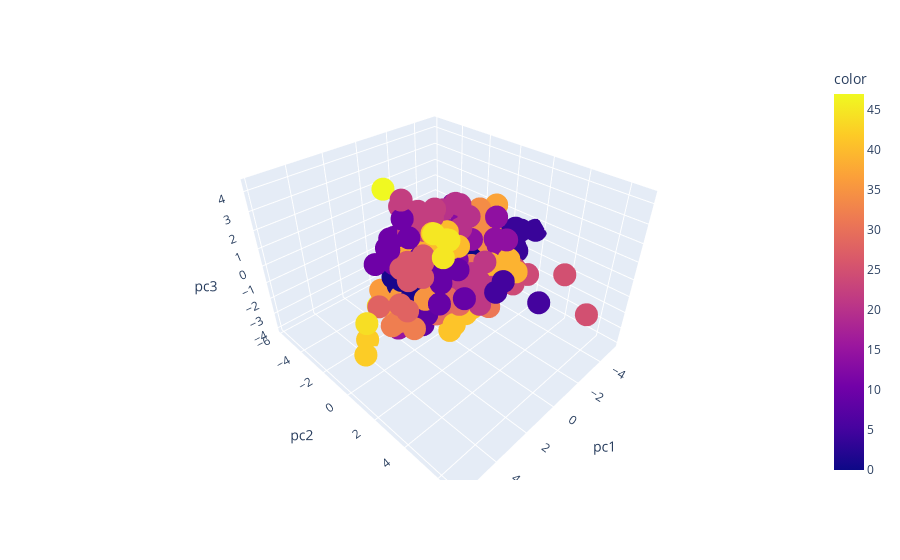

Write notebook code for a chart like this one.
### Code cell
cluster = KMeans(n_clusters=tst.shape[0] // 10, n_init='auto').fit_predict(tst.drop(columns=['trackName']))
tst_plot = tst.reset_index()
tst_plot['color'] = cluster
px.scatter_3d(tst_plot, x='pc1', y='pc2', z='pc3', hover_data='trackName', color='color')

### Figure 1 — Plotly figure (JSON) as saved in the notebook; plotly's stock layout.template omitted (floating-point values rounded to 4 significant figures; data arrays with more than 128 entries replaced by an {"elided": "..."} marker saying what was removed)
{"data": [{"customdata": {"elided": "485x1 str values"}, "hovertemplate": "pc1=%{x}<br>pc2=%{y}<br>pc3=%{z}<br>trackName=%{customdata[0]}<br>color=%{marker.color}<extra></extra>", "legendgroup": "", "marker": {"color": {"elided": "485 int values"}, "coloraxis": "coloraxis", "symbol": "circle"}, "mode": "markers", "name": "", "scene": "scene", "showlegend": false, "type": "scatter3d", "x": {"elided": "485 float values"}, "y": {"elided": "485 float values"}, "z": {"elided": "485 float values"}}], "layout": {"coloraxis": {"colorbar": {"title": {"text": "color"}}, "colorscale": [[0, "#0d0887"], [0.1111, "#46039f"], [0.2222, "#7201a8"], [0.3333, "#9c179e"], [0.4444, "#bd3786"], [0.5556, "#d8576b"], [0.6667, "#ed7953"], [0.7778, "#fb9f3a"], [0.8889, "#fdca26"], [1, "#f0f921"]]}, "legend": {"tracegroupgap": 0}, "margin": {"t": 60}, "scene": {"domain": {"x": [0, 1], "y": [0, 1]}, "xaxis": {"title": {"text": "pc1"}}, "yaxis": {"title": {"text": "pc2"}}, "zaxis": {"title": {"text": "pc3"}}}}}
